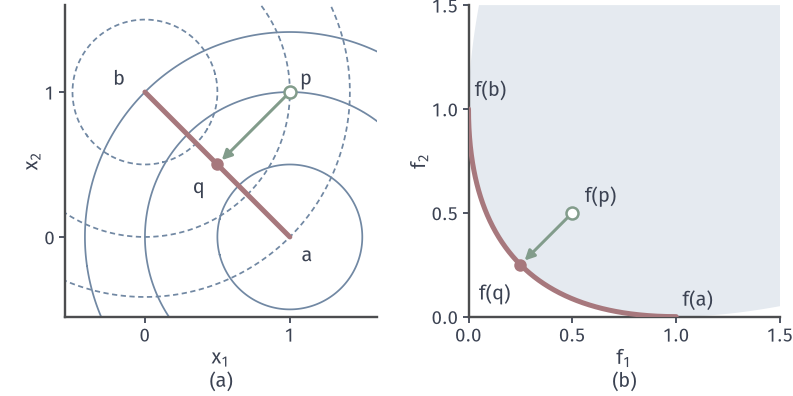

This figure's Python source:
from pathlib import Path
import sys
sys.path.insert(0, str(Path(__file__).resolve().parents[1]/"moo-common"))
from moo_fig import *
HERE = Path(__file__).resolve().parent
# Pareto set in decision space and Pareto front in objective space (isotropic pair).
fig, axes = figure(width_mm=112, height_mm=56, ncols=2)
panels(fig, .08, .985, .985, .2, .28)
ax = axes[0]; setup(ax, (-.55, 1.6), (-.55, 1.6), [0, 1], [0, 1], '$x_1$', '$x_2$', equal=True)
X, Y = np.meshgrid(np.linspace(-.6, 1.7, 300), np.linspace(-.6, 1.7, 300)); F1, F2 = f_iso(np.stack([X, Y], -1))
ax.contour(X, Y, F1, levels=[.125, .5, 1.], colors=BLUE, linewidths=.7)
ax.contour(X, Y, F2, levels=[.125, .5, 1.], colors=BLUE, linewidths=.7, linestyles=[(0, (3, 2))])
ax.plot([1, 0], [0, 1], color=RED, lw=2, solid_capstyle='round', zorder=4)
hollow(ax, (1, 1), GREEN); arrow(ax, (1, 1), (.53, .53), GREEN); dot(ax, (.5, .5))
ax.text(1.07, 1.05, '$p$', color=INK); ax.text(.33, .3, '$q$', color=INK); ax.text(1.08, -.17, '$a$', color=INK); ax.text(-.22, 1.05, '$b$', color=INK)
ax = axes[1]; setup(ax, (0, 1.5), (0, 1.5), [0, .5, 1, 1.5], [0, .5, 1, 1.5], equal=True); iso_fill(ax, 1.5)
u, v = iso_front(); ax.plot(u, v, color=RED, lw=2, zorder=4, solid_capstyle='round')
hollow(ax, (.5, .5), GREEN); arrow(ax, (.5, .5), (.27, .27), GREEN); dot(ax, (.25, .25))
ax.text(.56, .55, '$f(p)$', color=INK); ax.text(.05, .08, '$f(q)$', color=INK)
ax.text(.03, 1.06, '$f(b)$', color=INK); ax.text(1.03, .05, '$f(a)$', color=INK)
tags(fig, axes)
save(fig, HERE, 'figure', {'front': '(s^2,(1-s)^2), s in [0,1]'})
